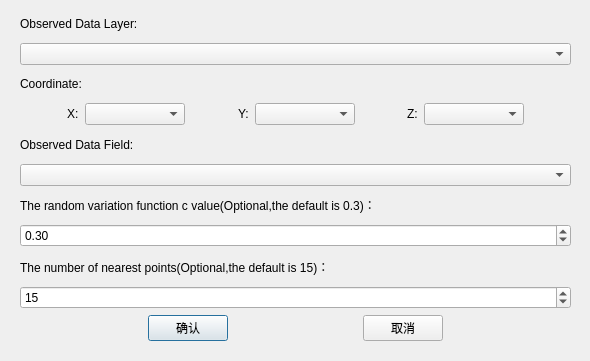
<?xml version="1.0" encoding="UTF-8"?>
<ui version="4.0">
 <class>YangCZFServiceDialog</class>
 <widget class="QDialog" name="YangCZFServiceDialog">
  <property name="geometry">
   <rect>
    <x>0</x>
    <y>0</y>
    <width>590</width>
    <height>361</height>
   </rect>
  </property>
  <property name="font">
   <font>
    <pointsize>9</pointsize>
   </font>
  </property>
  <property name="windowTitle">
   <string>Dialog</string>
  </property>
  <widget class="QWidget" name="verticalLayoutWidget">
   <property name="geometry">
    <rect>
     <x>20</x>
     <y>10</y>
     <width>551</width>
     <height>331</height>
    </rect>
   </property>
   <layout class="QVBoxLayout" name="verticalLayout">
    <property name="sizeConstraint">
     <enum>QLayout::SetDefaultConstraint</enum>
    </property>
    <item>
     <widget class="QLabel" name="label">
      <property name="font">
       <font>
        <pointsize>9</pointsize>
       </font>
      </property>
      <property name="text">
       <string>Observed Data Layer:</string>
      </property>
     </widget>
    </item>
    <item>
     <widget class="QComboBox" name="cmbObPath"/>
    </item>
    <item>
     <widget class="QLabel" name="label_4">
      <property name="font">
       <font>
        <pointsize>9</pointsize>
       </font>
      </property>
      <property name="text">
       <string>Coordinate:</string>
      </property>
     </widget>
    </item>
    <item>
     <layout class="QHBoxLayout" name="horizontalLayout">
      <item>
       <spacer name="horizontalSpacer">
        <property name="orientation">
         <enum>Qt::Horizontal</enum>
        </property>
        <property name="sizeHint" stdset="0">
         <size>
          <width>10</width>
          <height>20</height>
         </size>
        </property>
       </spacer>
      </item>
      <item>
       <widget class="QLabel" name="label_5">
        <property name="text">
         <string>X:</string>
        </property>
       </widget>
      </item>
      <item>
       <widget class="QComboBox" name="cmb_x">
        <property name="minimumSize">
         <size>
          <width>100</width>
          <height>0</height>
         </size>
        </property>
        <property name="editable">
         <bool>false</bool>
        </property>
       </widget>
      </item>
      <item>
       <spacer name="horizontalSpacer_3">
        <property name="orientation">
         <enum>Qt::Horizontal</enum>
        </property>
        <property name="sizeHint" stdset="0">
         <size>
          <width>40</width>
          <height>20</height>
         </size>
        </property>
       </spacer>
      </item>
      <item>
       <widget class="QLabel" name="label_10">
        <property name="enabled">
         <bool>true</bool>
        </property>
        <property name="text">
         <string>Y:</string>
        </property>
       </widget>
      </item>
      <item>
       <widget class="QComboBox" name="cmb_y">
        <property name="minimumSize">
         <size>
          <width>100</width>
          <height>0</height>
         </size>
        </property>
        <property name="editable">
         <bool>false</bool>
        </property>
       </widget>
      </item>
      <item>
       <spacer name="horizontalSpacer_4">
        <property name="orientation">
         <enum>Qt::Horizontal</enum>
        </property>
        <property name="sizeHint" stdset="0">
         <size>
          <width>40</width>
          <height>20</height>
         </size>
        </property>
       </spacer>
      </item>
      <item>
       <widget class="QLabel" name="label_11">
        <property name="text">
         <string>Z:</string>
        </property>
       </widget>
      </item>
      <item>
       <widget class="QComboBox" name="cmb_z">
        <property name="minimumSize">
         <size>
          <width>100</width>
          <height>0</height>
         </size>
        </property>
        <property name="editable">
         <bool>false</bool>
        </property>
       </widget>
      </item>
      <item>
       <spacer name="horizontalSpacer_2">
        <property name="orientation">
         <enum>Qt::Horizontal</enum>
        </property>
        <property name="sizeHint" stdset="0">
         <size>
          <width>40</width>
          <height>20</height>
         </size>
        </property>
       </spacer>
      </item>
     </layout>
    </item>
    <item>
     <widget class="QLabel" name="label_12">
      <property name="text">
       <string>Observed Data Field:</string>
      </property>
     </widget>
    </item>
    <item>
     <widget class="QComboBox" name="cmbObVal">
      <property name="enabled">
       <bool>true</bool>
      </property>
     </widget>
    </item>
    <item>
     <widget class="QLabel" name="label_9">
      <property name="text">
       <string>The random variation function c value(Optional,the default is 0.3)：</string>
      </property>
     </widget>
    </item>
    <item>
     <widget class="QDoubleSpinBox" name="dsb_c_num">
      <property name="maximum">
       <double>1.500000000000000</double>
      </property>
      <property name="singleStep">
       <double>0.100000000000000</double>
      </property>
      <property name="value">
       <double>0.300000000000000</double>
      </property>
     </widget>
    </item>
    <item>
     <widget class="QLabel" name="label_8">
      <property name="text">
       <string>The number of nearest points(Optional,the default is 15)：</string>
      </property>
     </widget>
    </item>
    <item>
     <widget class="QSpinBox" name="sb_k_num">
      <property name="minimum">
       <number>1</number>
      </property>
      <property name="maximum">
       <number>9999</number>
      </property>
      <property name="value">
       <number>15</number>
      </property>
     </widget>
    </item>
    <item>
     <layout class="QHBoxLayout" name="horizontalLayout_4">
      <item>
       <spacer name="horizontalSpacer_10">
        <property name="orientation">
         <enum>Qt::Horizontal</enum>
        </property>
        <property name="sizeHint" stdset="0">
         <size>
          <width>40</width>
          <height>20</height>
         </size>
        </property>
       </spacer>
      </item>
      <item>
       <widget class="QPushButton" name="btnComfirm">
        <property name="text">
         <string>确认</string>
        </property>
       </widget>
      </item>
      <item>
       <spacer name="horizontalSpacer_9">
        <property name="orientation">
         <enum>Qt::Horizontal</enum>
        </property>
        <property name="sizeHint" stdset="0">
         <size>
          <width>40</width>
          <height>20</height>
         </size>
        </property>
       </spacer>
      </item>
      <item>
       <widget class="QPushButton" name="btnCancel">
        <property name="text">
         <string>取消</string>
        </property>
       </widget>
      </item>
      <item>
       <spacer name="horizontalSpacer_11">
        <property name="orientation">
         <enum>Qt::Horizontal</enum>
        </property>
        <property name="sizeHint" stdset="0">
         <size>
          <width>40</width>
          <height>20</height>
         </size>
        </property>
       </spacer>
      </item>
     </layout>
    </item>
   </layout>
  </widget>
 </widget>
 <resources/>
 <connections/>
</ui>
